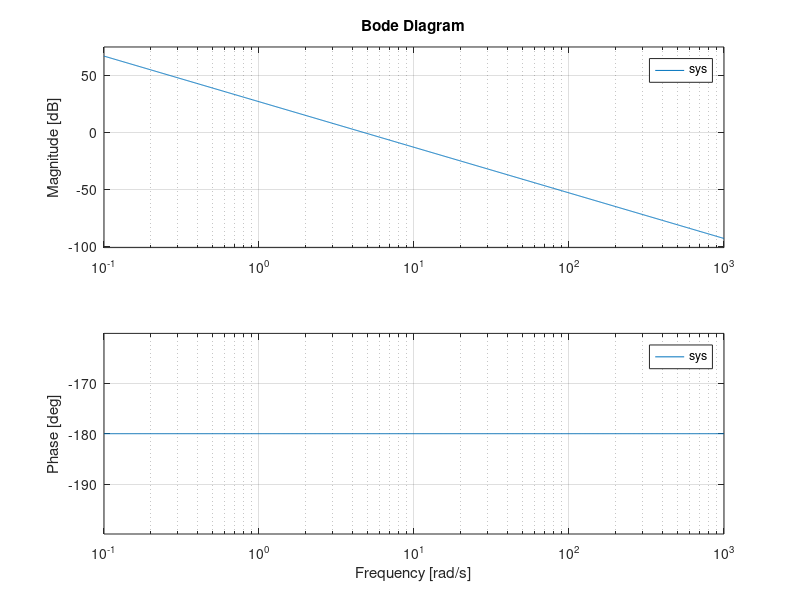

This chart was generated by the following MATLAB code: (Note: this script raises an error after producing the figure.)
% clc; clear; close all;
clc; close all;
%% Constants
sim_time = 1;
s = tf('s');
Kt = 11;   % [N/A] - motor constant
lx = 39/100; 
ly = 39/100;
m_slider = 0.135; % kg
depth = 34.8/1000; 
thickness = 4.8/1000; 
rho = 1180; %kg/m^3

% Mass calculation
V_outer = lx*ly*depth;
V_inner = (lx-2*thickness)*(ly-2*thickness)*(depth-thickness);
V = (V_outer-V_inner);
m_plate = V*rho;
m = (1/3*m_plate)+m_slider;
d = 0;  % damping coefficient, assumed 0 for now

% Motor model
sys = Kt/(s^2*m+d*s);
bode(sys)
num_sys = sys.num{:};
den_sys = sys.den{:};


%% Sisotool get PID values
% sisotool(sys,C)
pid_val = pid(C);
Kp = pid_val.Kp
Ki = pid_val.Ki
Kd = pid_val.Kd
N = 1/pid_val.Tf

%% Nyquist robustness
% m_max = 0.150*100000;
% delta = 0:m_max/10:m_max;
% figure
% for i = 1:length(delta)
% sys = kt/((m_tot+delta(i))*s^2+d*s);
% L = C*sys;
% nyquist(1+L)
% hold on
% end
% 
% figure
% for i = 1:length(delta)
% sys = kt/((m_tot+delta(i))*s^2+d*s);
% trans = loopsens(C,sys);
% pzmap(trans.Ti)
% hold on
% end
% 
% % m_tot_aux = m_tot + delta 
% %% Load controller
% 
% load('weak_PD.mat')
% C = shapeit_data.C_tf;
% C = tf(C);
% num_c = cell2mat(C.num);
% den_c = cell2mat(C.den);
% 
% C = shapeit_data.C_tf_z;
% C = tf(C);
% num_d = cell2mat(C.num);
% den_d = cell2mat(C.den);

%% sys ID on integrator of simulink
% average = 1;
% nfft = length(out.input_int)/average;
% window = hann(nfft);
% [txy,f] = tfestimate(out.input_int,out.output_int,window,nfft/2,nfft);
% frf = frd(txy,f);
% bode(frf)

%% PID controlle test properness
% N = 100;
% P = 1;
% I = 1;
% D = 1;
% C = P + I*(1/s) + D*(N/(1+N*(1/s)));
% 
% num_c = C.num{:};
% den_c = C.den{:};

%% import PID sisotool
%% Load controller
% load('controller_lowpass_integrator.mat') % Load shapeit controller
% % C = shapeit_data.C_tf_z;
% C = shapeit_data.C_tf;
% C_shapeit = tf(C);

% All in Hertz
integrator_zero = 1;
lead_zero = 16/3;
lead_pole = 16*3;
lpf_pole = 100;
damping = 0.6;
gain = 100;


C_gain = gain;
C_lead = ((1/(2*pi*lead_zero))*s+1)/((1/(2*pi*lead_pole))*s+1);
C_lpf = 1/((1/(2*pi*lpf_pole)^2)*s^2 + ((2*damping)/(2*pi*lpf_pole))*s+1);
C_int = (s+2*pi*integrator_zero)/s;
C_shapeit_manually = C_gain*C_lead*C_lpf*(tf(cell2mat(C_int.num),1)); % only the zero part of the integrator
bode(C_shapeit_manually)

num_si = C_shapeit_manually.num{:};
den_si = C_shapeit_manually.den{:};
C_shapeit_manually_aux = C_shapeit_manually*(1/s);
step((C_shapeit_manually_aux*sys)/(1+C_shapeit_manually_aux*sys))

%% Controller other
sim_time = 1;
s = tf('s');
sys_bench = 25.473/(s*(s+38.21));
C_bench = ((2.1508*10^6)*(s+43.72)*(s+5.209))/(s*(s+3007)*(s+180.6));
num_c_bench = C_other.Numerator{:};
den_c_bench = C_other.Denominator{:};
num_sys_bench = sys.num{:};
den_sys_bench = sys.den{:};
step(sys_bench*C_bench/(1+sys_bench*C_bench))

% Without integrator

num_c_bench_wi = num_c_bench;
den_c_bench_wi = den_c_bench(1:end-1);
C_bench_wi = tf(num_c_bench_wi,den_c_bench_wi);

%% Controller control system designer to TF

C_csd = tf(C);
C_csd_num = C_csd.num{:};
C_csd_den = C_csd.den{:};


